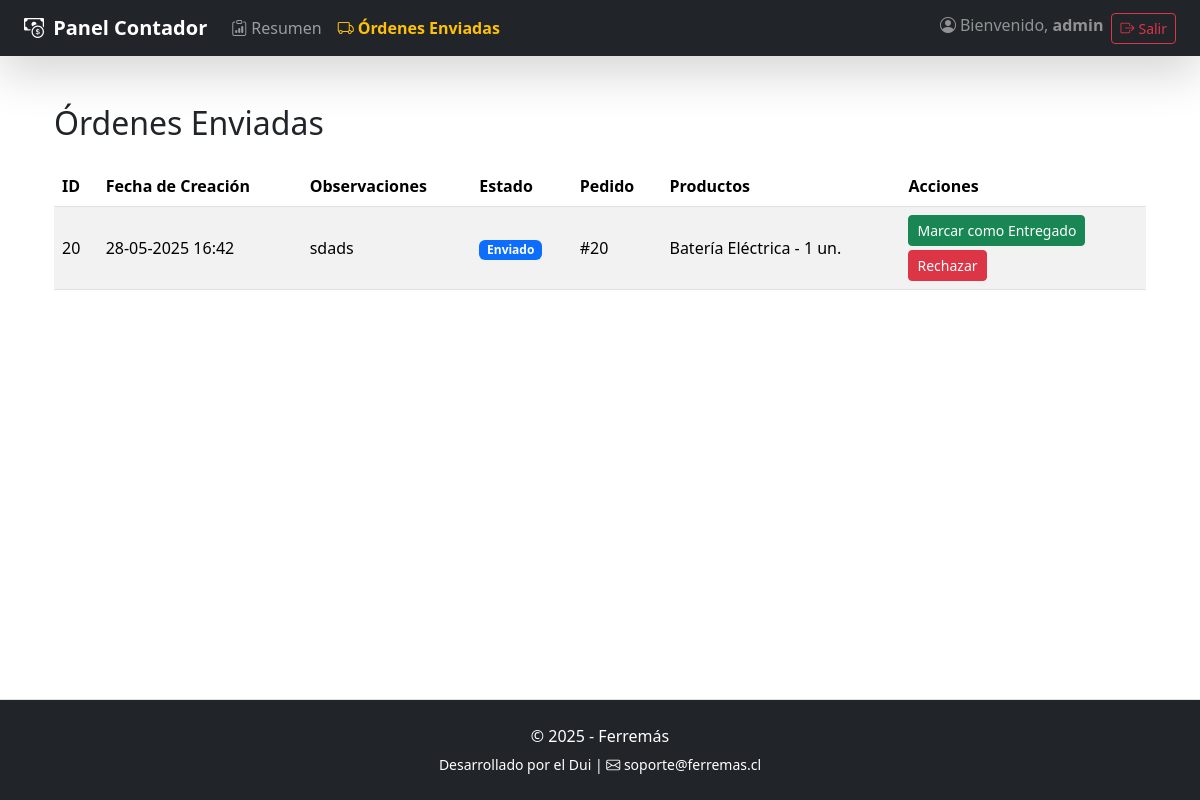
The app's page /contadorapp/ordenes_enviadas/ (signed in) with its own data.
### tienda/models.py (models this page shows, shortened)
class OrdenDespacho(models.Model):
    pedido = models.OneToOneField(Pedido, on_delete=models.CASCADE, related_name='orden_despacho')
    fecha_creacion = models.DateTimeField(auto_now_add=True)
    observaciones = models.TextField(blank=True, null=True)
    motivo_rechazo = models.TextField(blank=True, null=True)
    estado = models.CharField(max_length=20, choices=[
        ('pendiente', 'Pendiente'),
        ('preparando', 'Preparando'),
        ('listo', 'Listo para entregar'),
        ('enviado', 'Enviado'),
        ('entregado', 'Entregado'),
    ], default='pendiente')

class Pedido(models.Model):
    ESTADOS = [
        ('pendiente', 'Pendiente'),
        ('aprobado', 'Aprobado'),
        ('rechazado', 'Rechazado'),
        ('en_preparacion', 'En preparación'),
        ('enviado', 'Enviado'),
        ('en_tienda', 'En tienda'),
        ('entregado', 'Entregado'),
        ('finalizado', 'Finalizado'),
    ]
    usuario = models.ForeignKey(User, on_delete=models.SET_NULL, null=True, blank=True)
    fecha_creacion = models.DateTimeField(auto_now_add=True)
    estado = models.CharField(max_length=20, choices=ESTADOS, default='pendiente')
    datos_compra = models.OneToOneField('DatosCompra', on_delete=models.CASCADE, null=True, blank=True)

class ItemPedido(models.Model):
    pedido = models.ForeignKey(Pedido, on_delete=models.CASCADE, related_name='items')
    producto = models.ForeignKey(Producto, on_delete=models.PROTECT)
    cantidad = models.PositiveIntegerField()
    precio_unitario = models.DecimalField(max_digits=10, decimal_places=2)  # Precio al momento de compra

class Producto(models.Model):
    CATEGORIAS = [
        ('herramientas', 'Herramientas'),
        ('herramientas_electricas', 'Herramientas Eléctricas'),
        ('herramientas_manuales', 'Herramientas Manuales'),
        ('materiales', 'Materiales'),
        ('accesorios', 'Accesorios'),
        ('pinturas', 'Pinturas'),
        ('electricidad', 'Electricidad'),
        ('inalambricas', 'Inalámbricas'),
        ('medicion', 'Medición'),
    ]
    nombre = models.CharField(max_length=255)
    descripcion = models.TextField()
    categoria = models.CharField(max_length=100, choices=CATEGORIAS)
    stock = models.IntegerField()
    imagen = models.ImageField(upload_to='static/productos/')
    activo = models.BooleanField(default=True)

### contadorapp/views.py (the view)
# urls.py: path('ordenes_enviadas/', views.ordenes_enviadas, name='ordenes_enviadas'),
@login_required
@user_passes_test(es_contador)
def ordenes_enviadas(request):
    ordenes = OrdenDespacho.objects.filter(estado='enviado')
    return render(request, 'contadorapp/ordenes_enviadas.html', {'ordenes': ordenes})

### tienda/context_processors.py (called while the page is built, shortened)
def carrito_context(request):
    carrito = request.session.get('carrito', {})
    items = []
    total = 0
    return {
        'carrito_items': items,
        'carrito_total': total
    }

### contadorapp/templates/contadorapp/ordenes_enviadas.html (shortened to what this page needs)
{% extends 'base_contador.html' %}
{% block content %}
<div class="container">
    <h2 class="my-4">Órdenes Enviadas</h2>
    {% if ordenes %}
    <div class="table-responsive">
        <table class="table table-striped align-middle">
            <thead>
                <tr>
                    <th>ID</th>
                    <th>Fecha de Creación</th>
                    <th>Observaciones</th>
                    <th>Estado</th>
                    <th>Pedido</th>
                    <th>Productos</th>
                    <th>Acciones</th>
                </tr>
            </thead>
            <tbody>
                {% for orden in ordenes %}
                <tr>
                    <td>{{ orden.id }}</td>
                    <td>{{ orden.fecha_creacion|date:"d-m-Y H:i" }}</td>
                    <td>{{ orden.observaciones|default:"-" }}</td>
                    <td><span class="badge bg-primary">Enviado</span></td>
                    <td>#{{ orden.pedido.id }}</td>
                    <td>
                        <ul class="list-unstyled mb-0">
                            {% for item in orden.pedido.items.all %}
                            <li>{{ item.producto.nombre }} - {{ item.cantidad }} un.</li>
                            {% endfor %}
                        </ul>
                    </td>
                    <td>
                        <form method="post" action="{% url 'marcar_entregado' orden.id %}">
                            <button class="btn btn-sm btn-success">Marcar como Entregado</button>
                        </form>
                        <form method="post" action="{% url 'rechazar_orden' orden.id %}" class="mt-1">
                            <button class="btn btn-sm btn-danger">Rechazar</button>
                        </form>
                    </td>
                </tr>
                {% endfor %}
            </tbody>
        </table>
    </div>
    {% else %}
    <div class="alert alert-info">No hay órdenes enviadas pendientes de entrega.</div>
    {% endif %}
</div>
{% endblock %}

### contadorapp/templates/base_contador.html (shortened to what this page needs)
{% load static %}
<!DOCTYPE html>
<html lang="es">
<head>
    <link rel="stylesheet" href="https://cdn.jsdelivr.net/npm/bootstrap@5.3.2/dist/css/bootstrap.min.css">
    <link rel="stylesheet" href="https://cdn.jsdelivr.net/npm/bootstrap-icons@1.10.5/font/bootstrap-icons.css">
    <link rel="stylesheet" href="{% static 'css/style_contador.css' %}">
</head>
<body>
    <nav class="navbar navbar-expand-lg navbar-dark bg-dark px-4 mb-4 shadow-lg">
        <a class="navbar-brand fw-bold" href="{% url 'vista_contador' %}">
            <i class="bi bi-cash-coin me-1"></i> Panel Contador
        </a>
        <div class="collapse navbar-collapse">
            <ul class="navbar-nav me-auto">
                <li class="nav-item">
                    <a class="nav-link {% if request.resolver_match.url_name == 'vista_contador' %}active fw-bold text-warning{% endif %}"
                        href="{% url 'vista_contador' %}">
                        <i class="bi bi-clipboard-data me-1"></i>Resumen
                    </a>
                </li>
                <li class="nav-item">
                    <a class="nav-link {% if request.resolver_match.url_name == 'ordenes_enviadas' %}active fw-bold text-warning{% endif %}"
                        href="{% url 'ordenes_enviadas' %}">
                        <i class="bi bi-truck me-1"></i>Órdenes Enviadas
                    </a>
                </li>
            </ul>
            <ul class="navbar-nav">
                {% if request.user.is_authenticated %}
                <li class="nav-item me-2">
                    <span class="navbar-text text-white-50">
                        <i class="bi bi-person-circle me-1"></i>Bienvenido, <strong>{{ request.user.username }}</strong>
                    </span>
                </li>
                <li class="nav-item">
                    <a href="{% url 'logout' %}" class="btn btn-sm btn-outline-danger">
                        <i class="bi bi-box-arrow-right me-1"></i>Salir
                    </a>
                </li>
                {% endif %}
            </ul>
        </div>
    </nav>
    <main class="container mb-5">
    {% block content %}{% endblock %}
    </main>
    <footer class="bg-dark text-white text-center py-4 mt-5 border-top shadow-sm">
        <div class="container">
            <p class="mb-1">&copy; {{ year|default:"2025" }} - Ferremás</p>
            <small>Desarrollado por el Dui | <i class="bi bi-envelope"></i> soporte@ferremas.cl</small>
        </div>
    </footer>
</body>
</html>

### static/css/style_contador.css (style rules this page uses)
html, body { height: 100%; margin: 0; display: flex; flex-direction: column; }
main.container { flex: 1; }

### records on screen
OrdenDespacho: id "20", fecha_creacion "28-05-2025 16:42", observaciones "sdads", pedido.id "20"
ItemPedido: producto.nombre "Batería Eléctrica", cantidad "1"

### other values on screen
{{ request.user.username }} "admin"
{{ year|default:"2025" }} "2025"
